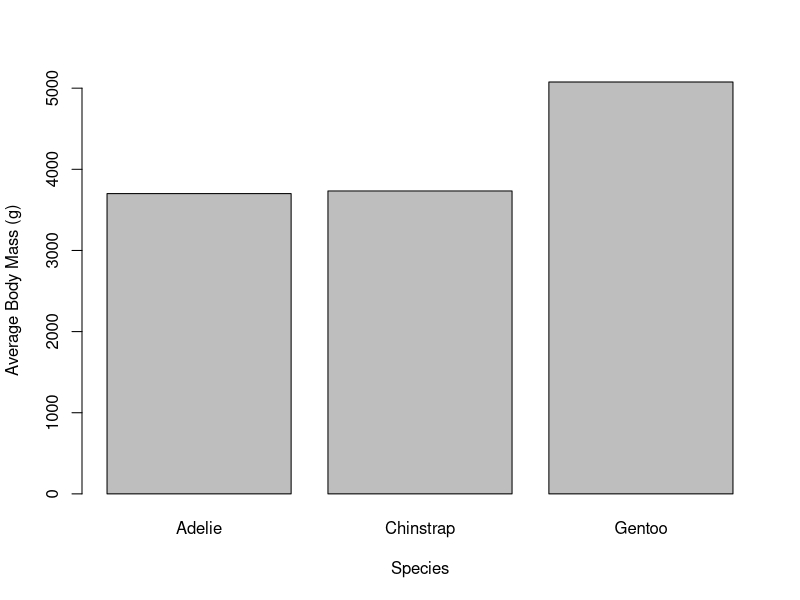

Write the R code that produced this figure.
## ---- chunk 1
#| warning: false

library(palmerpenguins)

head(penguins)
## ---- chunk 2
average_mass <- aggregate(
  body_mass_g ~ species,
  data = penguins,
  FUN = mean
)

average_mass
## ---- chunk 3
#| label: fig-r-penguin-mass
#| fig-cap: "Average body mass by penguin species."

barplot(
  average_mass$body_mass_g,
  names.arg = average_mass$species,
  ylab = "Average Body Mass (g)",
  xlab = "Species"
)
